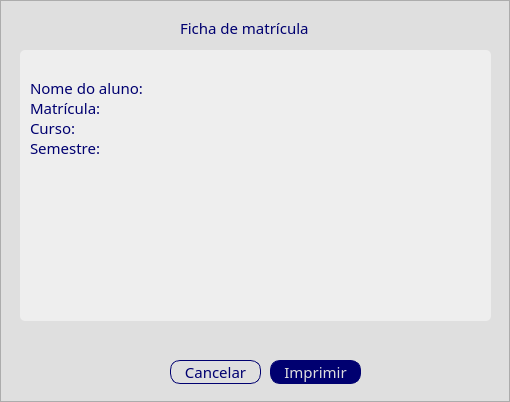
<?xml version="1.0" encoding="UTF-8"?>
<ui version="4.0">
 <class>Form</class>
 <widget class="QWidget" name="Form">
  <property name="geometry">
   <rect>
    <x>0</x>
    <y>0</y>
    <width>510</width>
    <height>402</height>
   </rect>
  </property>
  <property name="minimumSize">
   <size>
    <width>510</width>
    <height>402</height>
   </size>
  </property>
  <property name="maximumSize">
   <size>
    <width>510</width>
    <height>402</height>
   </size>
  </property>
  <property name="sizeIncrement">
   <size>
    <width>510</width>
    <height>402</height>
   </size>
  </property>
  <property name="baseSize">
   <size>
    <width>510</width>
    <height>402</height>
   </size>
  </property>
  <property name="windowTitle">
   <string>Ficha de matrícula</string>
  </property>
  <widget class="QFrame" name="frame">
   <property name="geometry">
    <rect>
     <x>0</x>
     <y>0</y>
     <width>510</width>
     <height>402</height>
    </rect>
   </property>
   <property name="minimumSize">
    <size>
     <width>510</width>
     <height>402</height>
    </size>
   </property>
   <property name="sizeIncrement">
    <size>
     <width>510</width>
     <height>402</height>
    </size>
   </property>
   <property name="baseSize">
    <size>
     <width>510</width>
     <height>402</height>
    </size>
   </property>
   <property name="styleSheet">
    <string notr="true">background-color: rgb(223, 223, 223);</string>
   </property>
   <property name="frameShape">
    <enum>QFrame::StyledPanel</enum>
   </property>
   <property name="frameShadow">
    <enum>QFrame::Raised</enum>
   </property>
   <widget class="QPushButton" name="pushButton_9">
    <property name="geometry">
     <rect>
      <x>270</x>
      <y>360</y>
      <width>91</width>
      <height>24</height>
     </rect>
    </property>
    <property name="styleSheet">
     <string notr="true">QPushButton {
	font: 15px Montserrat, sans-serif;
	font-weight: normal;
	border: 1px solid rgb(0, 0, 112) ;
	border-radius: 10px;
	color: rgb(223, 223, 223);
	background-color: rgb(0, 0, 112);
}

QPushButton:hover {
	background-color: rgb(237, 224, 7);
	border-radius: 10px;
	color: rgb(0, 0, 112);
}

QPushButton:pressed {
	background-color: rgb(211, 214, 4);
}</string>
    </property>
    <property name="text">
     <string>Imprimir</string>
    </property>
   </widget>
   <widget class="QPushButton" name="pushButton_8">
    <property name="geometry">
     <rect>
      <x>170</x>
      <y>360</y>
      <width>91</width>
      <height>24</height>
     </rect>
    </property>
    <property name="styleSheet">
     <string notr="true">QPushButton {
	font: 15px Montserrat, sans-serif;
	font-weight: normal;
	border: 1px solid rgb(0, 0, 112) ;
	border-radius: 10px;
	color: rgb(0, 0, 112);
}

QPushButton:hover {
	background-color: rgb(237, 224, 7);
	border-radius: 10px;
	color: rgb(0, 0, 112);
}

QPushButton:pressed {
	background-color: rgb(211, 214, 4);
}</string>
    </property>
    <property name="text">
     <string>Cancelar</string>
    </property>
   </widget>
   <widget class="QFrame" name="frame_2">
    <property name="geometry">
     <rect>
      <x>20</x>
      <y>50</y>
      <width>471</width>
      <height>271</height>
     </rect>
    </property>
    <property name="styleSheet">
     <string notr="true">QFrame {
	background-color: rgb(238, 238, 238);
	border-radius: 5px;
}</string>
    </property>
    <property name="frameShape">
     <enum>QFrame::StyledPanel</enum>
    </property>
    <property name="frameShadow">
     <enum>QFrame::Raised</enum>
    </property>
    <widget class="QLabel" name="label_4">
     <property name="geometry">
      <rect>
       <x>10</x>
       <y>90</y>
       <width>81</width>
       <height>16</height>
      </rect>
     </property>
     <property name="styleSheet">
      <string notr="true">QLabel {
	font: 15px Montserrat, sans-serif;
	font-weight: normal;
	color: rgb(0, 0, 112);
}</string>
     </property>
     <property name="text">
      <string>Semestre:</string>
     </property>
    </widget>
    <widget class="QLabel" name="label_3">
     <property name="geometry">
      <rect>
       <x>10</x>
       <y>70</y>
       <width>51</width>
       <height>16</height>
      </rect>
     </property>
     <property name="styleSheet">
      <string notr="true">QLabel {
	font: 15px Montserrat, sans-serif;
	font-weight: normal;
	color: rgb(0, 0, 112);
}</string>
     </property>
     <property name="text">
      <string>Curso:</string>
     </property>
    </widget>
    <widget class="QLabel" name="label_2">
     <property name="geometry">
      <rect>
       <x>10</x>
       <y>50</y>
       <width>81</width>
       <height>16</height>
      </rect>
     </property>
     <property name="styleSheet">
      <string notr="true">QLabel {
	font: 15px Montserrat, sans-serif;
	font-weight: normal;
	color: rgb(0, 0, 112);
}</string>
     </property>
     <property name="text">
      <string>Matrícula:</string>
     </property>
    </widget>
    <widget class="QLabel" name="label">
     <property name="geometry">
      <rect>
       <x>10</x>
       <y>30</y>
       <width>131</width>
       <height>16</height>
      </rect>
     </property>
     <property name="styleSheet">
      <string notr="true">QLabel {
	font: 15px Montserrat, sans-serif;
	font-weight: normal;
	color: rgb(0, 0, 112);
}</string>
     </property>
     <property name="text">
      <string>Nome do aluno:</string>
     </property>
    </widget>
   </widget>
   <widget class="QLabel" name="label_5">
    <property name="geometry">
     <rect>
      <x>180</x>
      <y>20</y>
      <width>151</width>
      <height>16</height>
     </rect>
    </property>
    <property name="styleSheet">
     <string notr="true">QLabel {
	font: 15px Montserrat, sans-serif;
	font-weight: normal;
	color: rgb(0, 0, 112);
}</string>
    </property>
    <property name="text">
     <string>Ficha de matrícula</string>
    </property>
   </widget>
  </widget>
 </widget>
 <resources/>
 <connections/>
</ui>
